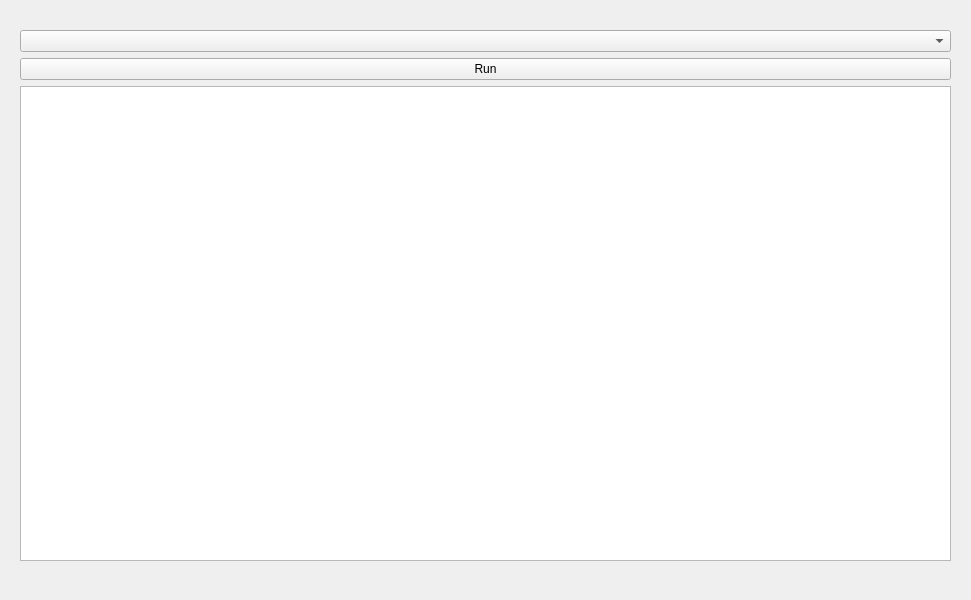
<?xml version="1.0" encoding="UTF-8"?>
<ui version="4.0">
 <class>MainWindow</class>
 <widget class="QMainWindow" name="MainWindow">
  <property name="geometry">
   <rect>
    <x>0</x>
    <y>0</y>
    <width>971</width>
    <height>600</height>
   </rect>
  </property>
  <property name="windowTitle">
   <string>Android Log Analyze</string>
  </property>
  <widget class="QWidget" name="centralwidget">
   <widget class="QWidget" name="verticalLayoutWidget">
    <property name="geometry">
     <rect>
      <x>20</x>
      <y>30</y>
      <width>931</width>
      <height>531</height>
     </rect>
    </property>
    <layout class="QVBoxLayout" name="PSVerticalLayout">
     <item>
      <widget class="QComboBox" name="PSPluginsComboBox"/>
     </item>
     <item>
      <layout class="QGridLayout" name="PSGridLayout"/>
     </item>
     <item>
      <widget class="QPushButton" name="PSRunPushButton">
       <property name="text">
        <string>Run</string>
       </property>
      </widget>
     </item>
     <item>
      <widget class="QPlainTextEdit" name="PSInfoPlainTextEdit"/>
     </item>
    </layout>
   </widget>
  </widget>
 </widget>
 <resources/>
 <connections/>
</ui>
